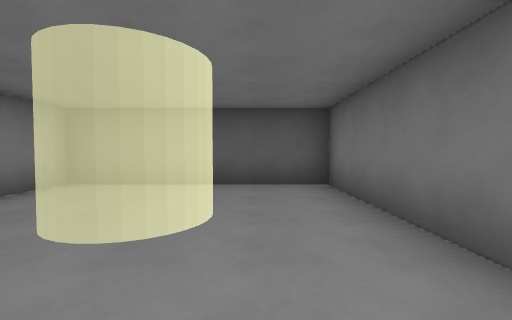
view 1 (above)

12 first-person views from a walk through a 3-D level made in the Godot game engine. The camera is 1.5 m above the floor, tilts 2° down and sees 90° across. The floor is counted in squares, 2 m on a side. Each view is taken from the middle of a square. On the plan, view 1 faces up. The plan holds only what a view shows up to about 9 squares ahead; the rest is blank.

view 2
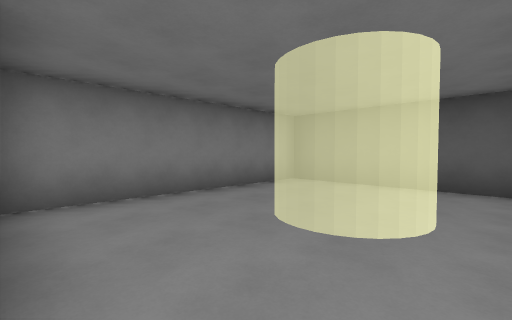

view 3
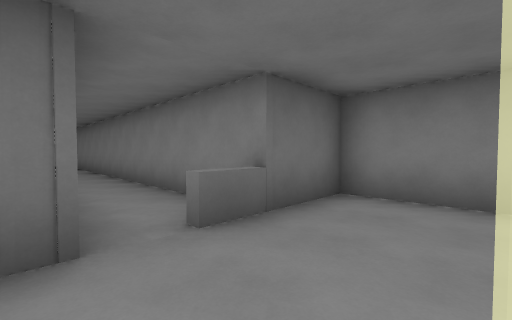

view 4
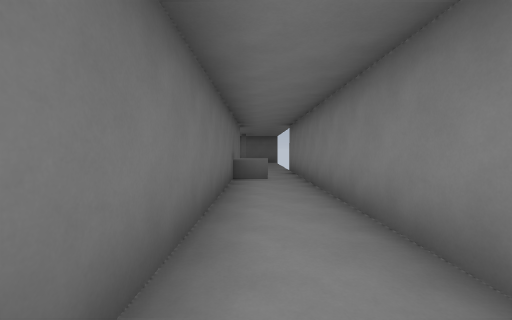

view 5
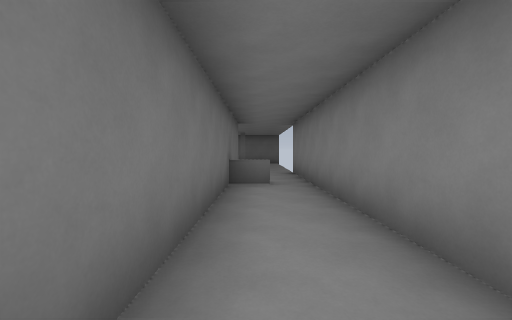

view 6
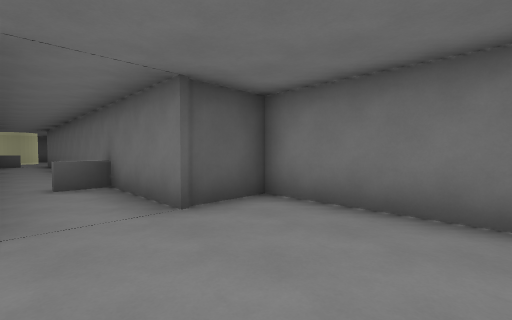

view 7
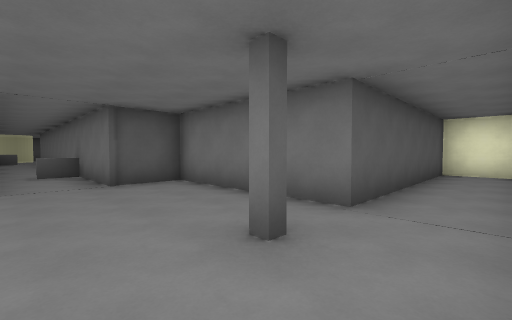

view 8
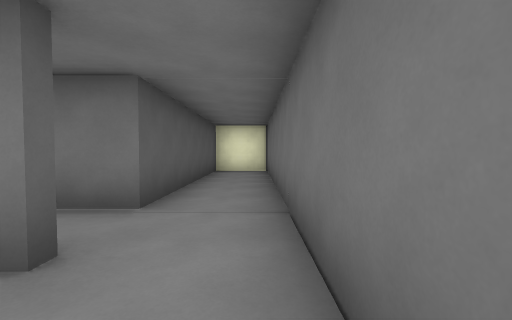

view 9
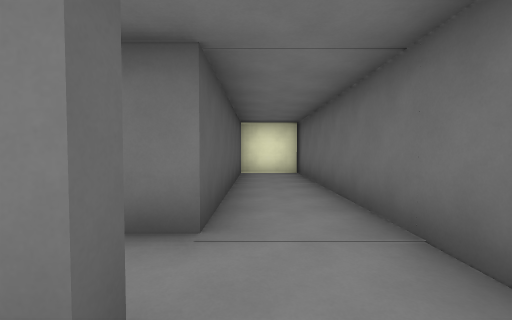

view 10
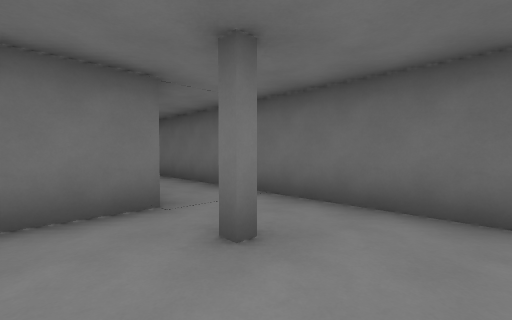

view 11
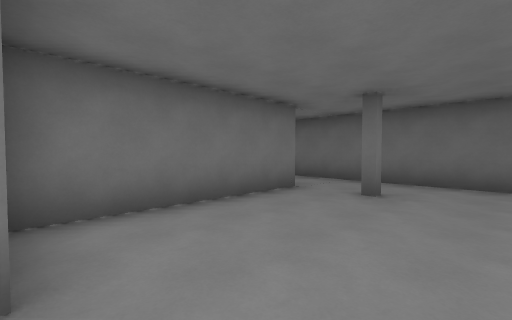

view 12
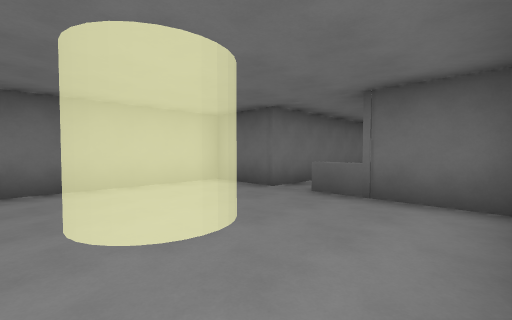

### Floor plan
Points are (right, up) in squares from view 1. A wall is a line through its corners. A room is listed if a view was taken in it or the views show most of it. See-through windows are left out.
Room 1 (views 1, 2, 3, 4, 5, 6, 7, 8, 9, 10, 11)
walls: (-2.3, -0.6) (-2.3, -12.8); (-2.1, -19.4) (7.6, -19.4) (7.6, -17.6) (1.3, -17.6) (1.3, -12.9) (-0.4, -12.9) (-0.4, -0.2) (1.6, -0.2) (1.6, 3.5); (-4.3, 2.5) (-4.3, -0.2) (-2.4, -0.2)
ways out: opening at (-3.5, 3) to room 2; opening at (0.5, 3) to room 3
objects: barricade (-2, 0); barricade (-1, -10)
Room 2 (view 12)
walls: (-0.6, 5.8) (-4.3, 5.8) (-4.3, 2.5)
ways out: opening at (-3.5, 3) to room 1; opening at (-1.5, 4.5) to room 3
Room 3 (no view inside)
walls: (1.6, 3.5) (1.6, 5.8) (-0.6, 5.8)
ways out: opening at (0.5, 3) to room 1; opening at (-1.5, 4.5) to room 2

Where each view was taken, in squares from view 1:
view 1: 0 up, 0 right, facing up
view 2: 0 up, 0 right, facing up-left
view 3: 2 up, 0 right, facing down-left
view 4: 3 down, 1 left, facing down
view 5: 4 down, 1 left, facing down
view 6: 16 down, 2 left, facing up-right
view 7: 19 down, 2 left, facing up-right
view 8: 19 down, 2 left, facing right
view 9: 18 down, 1 left, facing right
view 10: 16 down, 2 left, facing down-right
view 11: 13 down, 2 left, facing down-right
view 12: 4 up, 4 left, facing down-right
